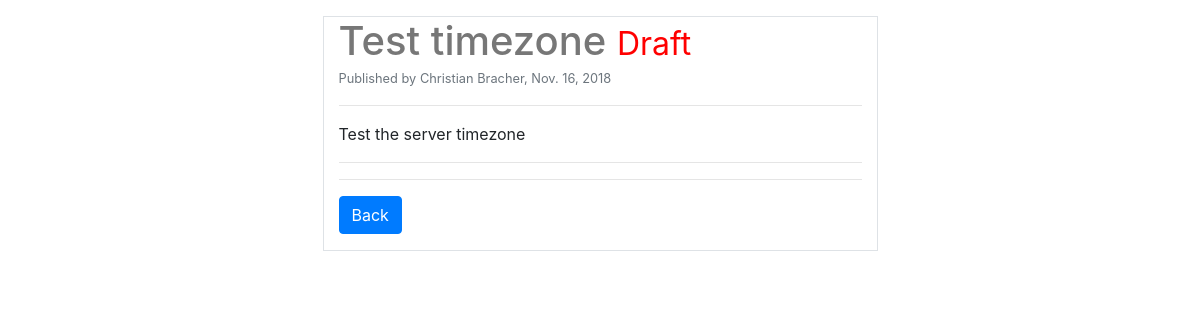
The page /posts/test-timezone/ (signed in) on the database as committed earlier.
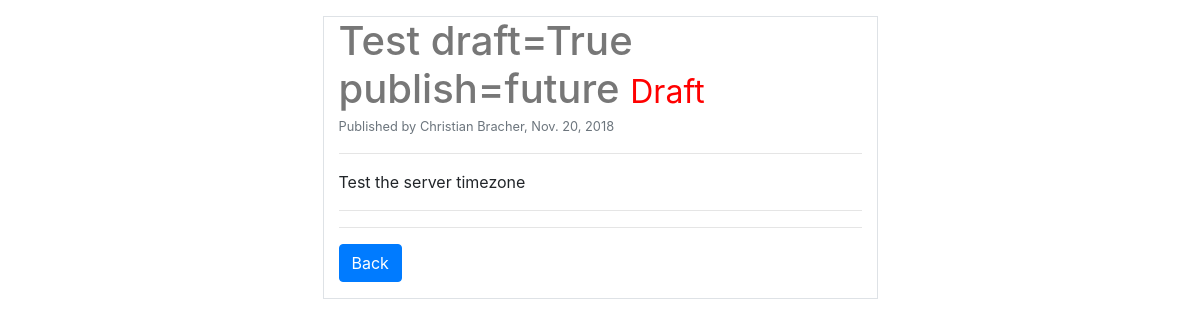
The same page on the database as committed later.
### posts/models.py (models this page shows, shortened)
class Post(models.Model):
    user = models.ForeignKey(settings.AUTH_USER_MODEL, default=1)
    title = models.CharField(max_length=120)
    content = models.TextField()
    slug = models.SlugField(unique=True)
    image = models.ImageField(upload_to=upload_location,
                              null=True,
                              blank=True,
                              width_field="width_field",
                              height_field="height_field")
    height_field = models.IntegerField(default=0)
    width_field = models.IntegerField(default=0)
    draft = models.BooleanField(default=False)
    publish = models.DateField(auto_now=False, auto_now_add=False)
    updated = models.DateTimeField(auto_now=True, auto_now_add=False)
    timestamp = models.DateTimeField(auto_now=False, auto_now_add=True)
    objects = PostManager()
    class Meta:
        ordering = ["-timestamp", "-updated"]

### posts/views.py (the view)
# urls.py: url(r'^(?P<post_slug>[\w-]+)/$', post_detail, name='detail'),
def post_detail(request, post_slug=None):
    today = timezone.now().date()
    instance = get_object_or_404(Post, slug=post_slug)
    if not request.user.is_staff or not request.user.is_superuser:
        if instance.draft or instance.publish > today:
            raise Http404
    context = {
        'title': instance.title,
        'instance': instance,
        'today': today
    }
    return render(request, 'post_detail.html', context)

### posts/templatetags/urlify.py (called while the page is built)
@register.filter
def urlify(value):
    return quote_plus(value)

### templates/post_detail.html (shortened to what this page needs)
{% extends "base.html" %}
{% load urlify %}
{% block content %}
    <div class='col-sm-6 mx-auto border mt-3 pb-3'>
        <h1 class='mb-0'>{{ title }} {% if instance.draft %}<small style="color:red">Draft</small>{% endif %}</h1>
        {% if instance.user.get_full_name %}
            <small class='text-muted'>
                Published by {{ instance.user.get_full_name }},
                {{ instance.publish }}
            </small>
        {% endif %}
        <hr/>
        {{ instance.content|linebreaks }}
        <hr/>
        <hr/>
        <a href="/posts" class="btn btn-primary">Back</a>
    </div>
{% endblock content %}

### templates/base.html (shortened to what this page needs)
{% load staticfiles %}
<!DOCTYPE html>
<html lang="en">
<head>
    <link rel="stylesheet" href="https://stackpath.bootstrapcdn.com/bootstrap/4.1.3/css/bootstrap.min.css">
    <link rel="stylesheet" href="{% static 'css/base.css' %}"/>
</head>
<body>
    <div class='container'>
        {% block content %}
        {% endblock content %}
    </div>
</body>
</html>

### static/css/base.css (style rules this page uses)
h1 { color: #777777; }

Rows that differ between the two databases and show on the page:
changed Post "Test the server timezone": title "Test timezone" → "Test draft=True publish=future"; publish "Nov. 16, 2018" → "Nov. 20, 2018"
